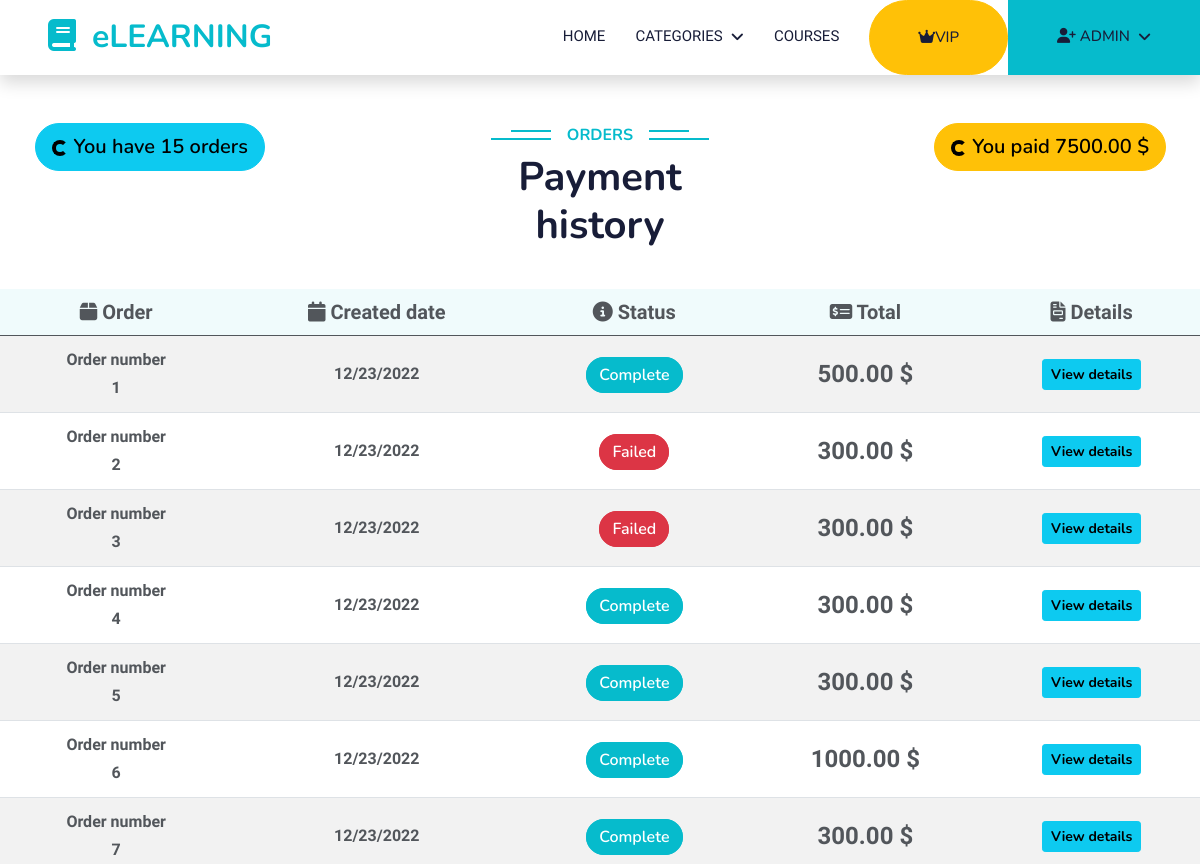
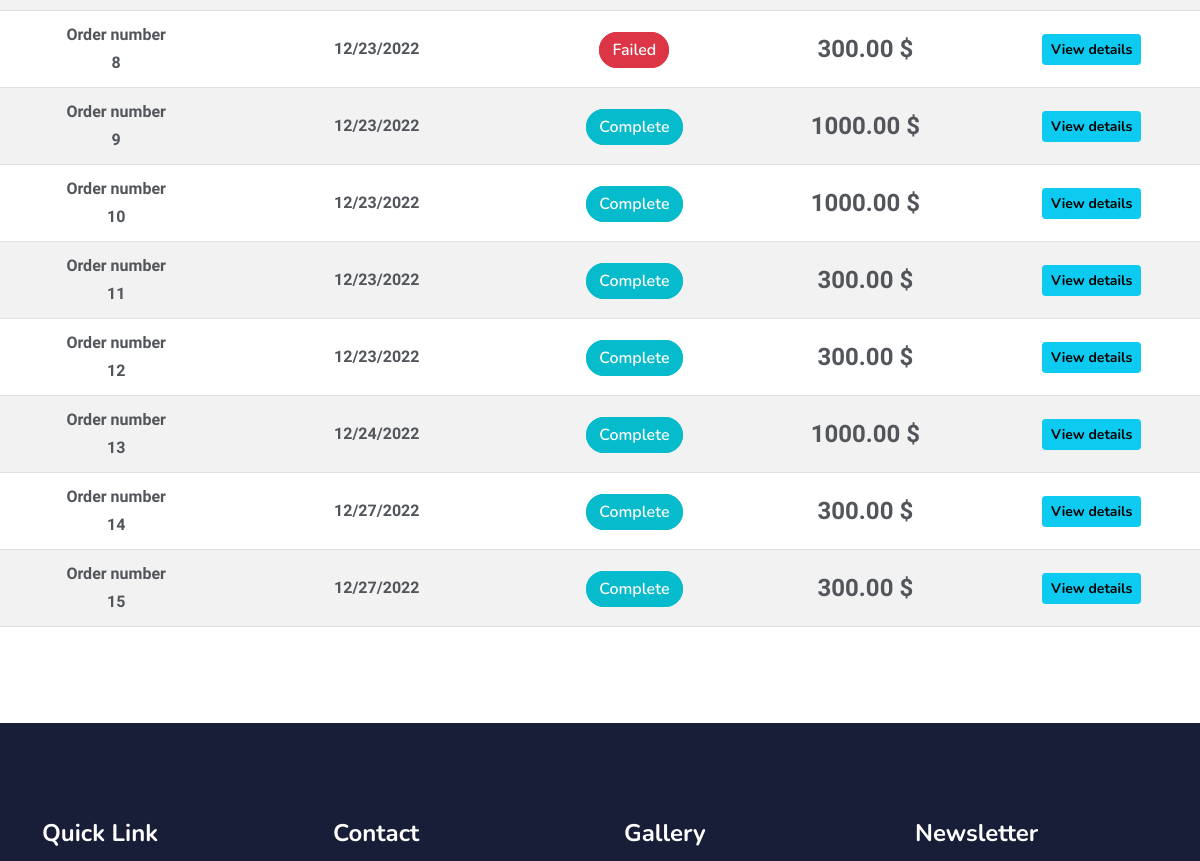
Before: /order/payment_history/ (signed in, upper part) with the older database file (2 pictures, top to bottom).
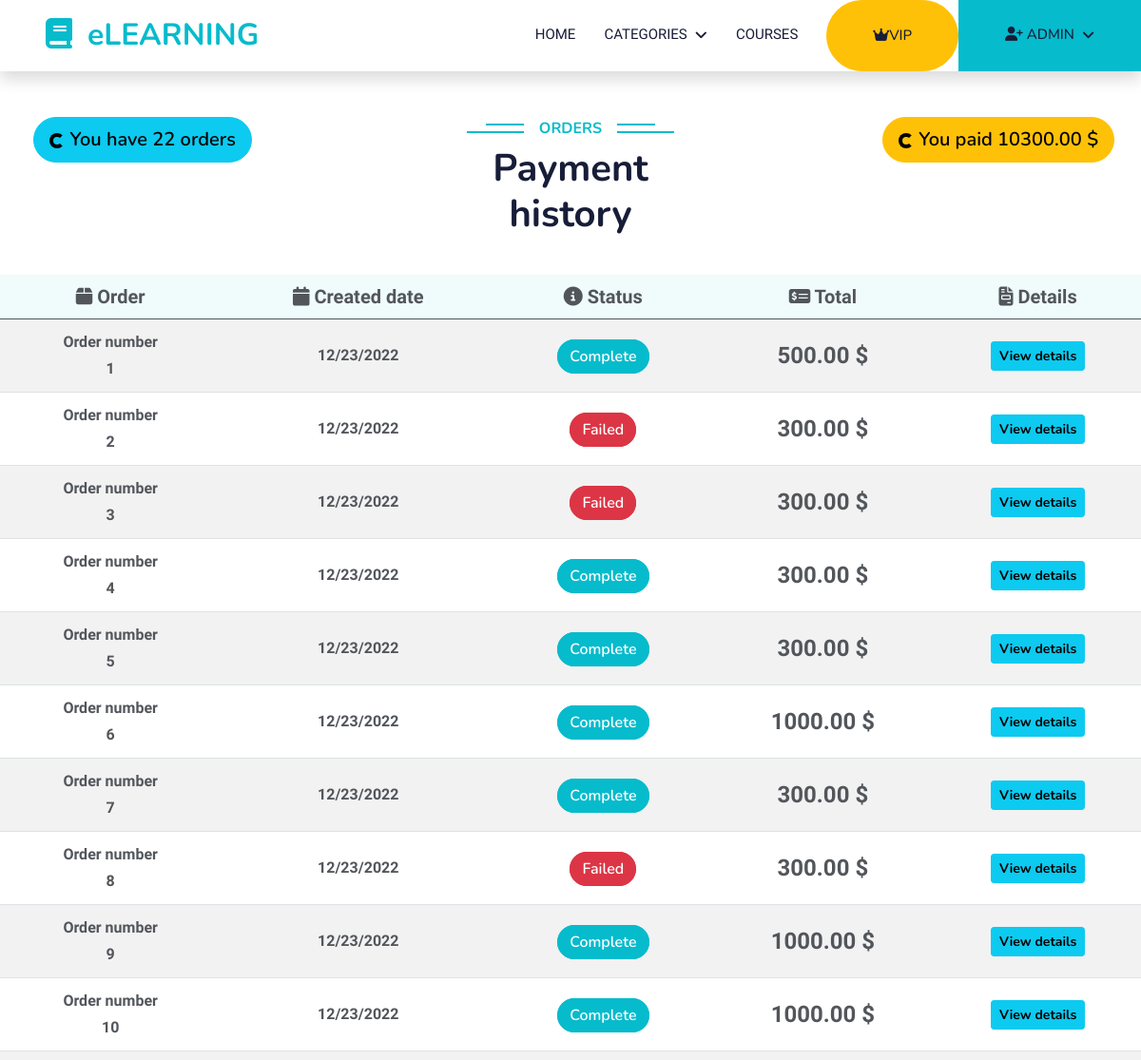
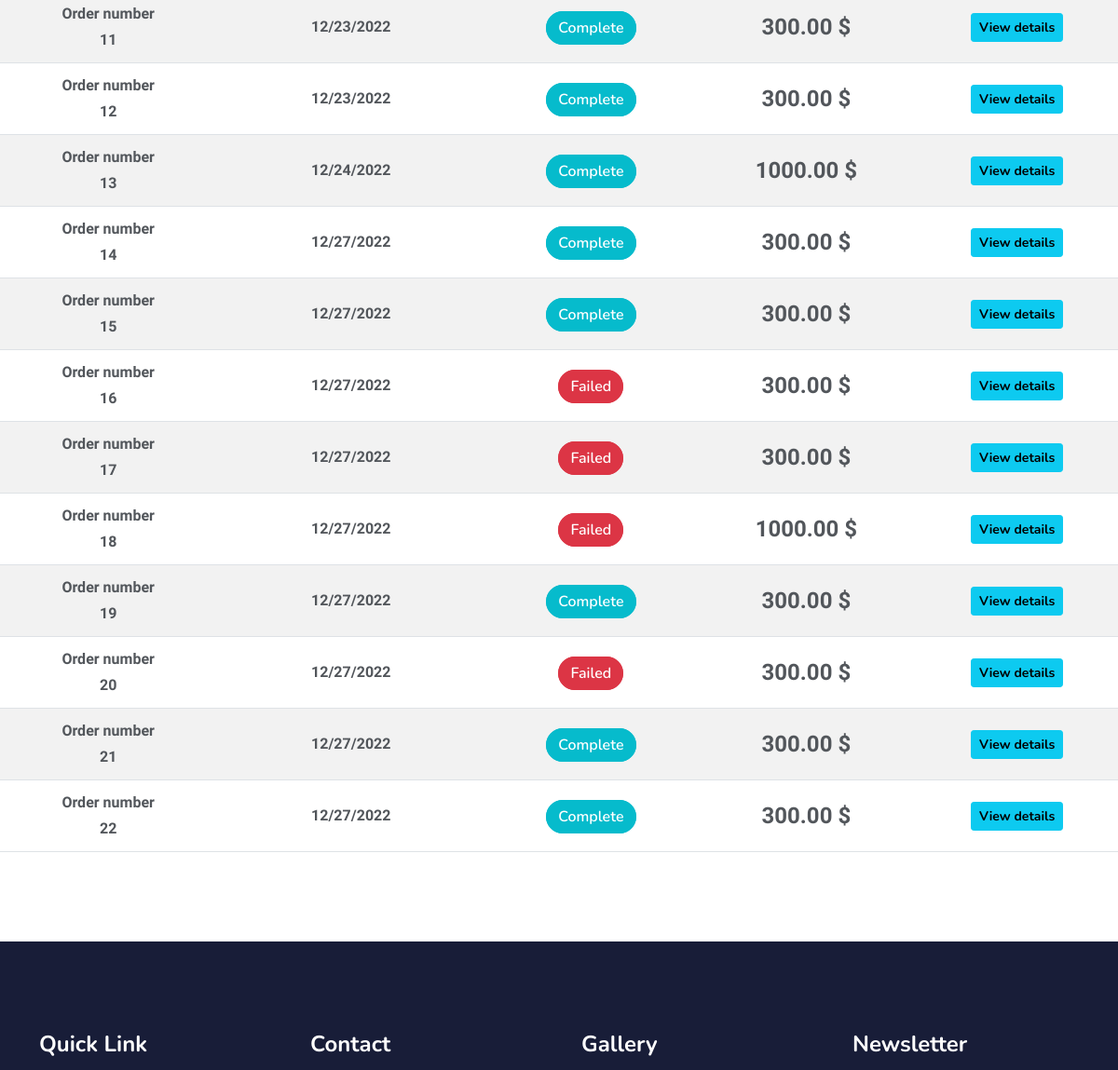
After: the same page with the newer database file (2 pictures, top to bottom).
### order/models.py (models this page shows, shortened)
class Order(models.Model):
    PAYMENT_STATUS_PENDING = 'P'
    PAYMENT_STATUS_COMPLETE = 'C'
    PAYMENT_STATUS_FAILED = 'F'
    PAYMENT_STATUS_CHOICES = [
        (PAYMENT_STATUS_PENDING, 'Pending'),
        (PAYMENT_STATUS_COMPLETE, 'Complete'),
        (PAYMENT_STATUS_FAILED, 'Failed')
    ]
    placed_at = models.DateTimeField(auto_now_add=True)
    total = models.DecimalField(max_digits=8, decimal_places=2,
                                validators=[MinValueValidator(0)], blank=True, null=True)
    payment_status = models.CharField(
        max_length=1, choices=PAYMENT_STATUS_CHOICES, default=PAYMENT_STATUS_PENDING)
    user = models.ForeignKey(Account, on_delete=models.CASCADE)
    def get_payment_status(self):
        return self.get_payment_status_display()
    def get_order_details(self):
        return self.orderdetail_set.all()

### order/views.py (the view)
# urls.py: path('payment_history/', views.payment_history, name='payment_history'),
@login_required
def payment_history(request, total_paid=0):
    orders = Order.objects.filter(user=request.user)
    for order in orders:
        total_paid += order.total
    context = {
        'orders': orders,
        'total_paid': total_paid
    }
    return render(request, 'order/payment_history.html', context=context)

### account/models.py (called while the page is built)
    def full_name(self):
        return self.first_name + " " + self.last_name

    def on_subscription(self):
        if self.subscription_expired and self.subscription_expired > datetime.date.today():
            return True
        else:
            return False

### course/context_processors.py (called while the page is built)
def menu_links(request):
    links = Category.objects.all()
    return dict(links=links)

### course/models.py (called while the page is built)
    def get_url(self):
        return reverse('course_by_category', args=[self.slug])

### templates/order/payment_history.html (shortened to what this page needs)
{% extends 'base.html' %} {% load static %} {% block content %}
<div class="container-fluid py-5">
  <div
    class="text-center wow fadeInUp row justify-content-between"
    data-wow-delay="0.1s"
  >
    <div class="col-md-3">
      <button class="btn btn-info btn-lg rounded-pill">
        <span class="spinner-border spinner-border-sm"></span>
        You have {{orders.count}} orders
      </button>
    </div>
    <div class="col-md-3">
      <h6 class="section-title bg-white text-center text-primary px-3">
        Orders
      </h6>
      <h1 class="mb-4">Payment history</h1>
    </div>
    <div class="col-md-3">
      <button class="btn btn-warning btn-lg rounded-pill">
        <span class="spinner-border spinner-border-sm"></span>
        You paid {{total_paid}} $
      </button>
    </div>
    <table
      class="table table-striped table-responsive align-middle mb-0 bg-white mt-3"
    >
      <thead class="bg-light text-center fs-5">
        <tr>
          <th><i class="fa-solid fa-box"></i> Order</th>
          <th><i class="fa-solid fa-calendar"></i> Created date</th>
          <th><i class="fa-solid fa-circle-info"></i> Status</th>
          <th><i class="fa-solid fa-money-check-dollar"></i> Total</th>
          <th><i class="fa-sharp fa-solid fa-file-invoice"></i> Details</th>
        </tr>
      </thead>
      <tbody class="text-center">
        {% for order in orders %}
        <tr>
          <td>
            <p class="fw-bold m-1">Order number</p>
            <p class="fw-bold m-1">{{forloop.counter}}</p>
          </td>
          <td>
            <p class="fw-semi-bold m-1 fw-5">
              {{order.placed_at|date:"SHORT_DATE_FORMAT"}}
            </p>
          </td>
          <td>
            <span
              class="btn {% if order.get_payment_status == 'Complete' %} btn-primary {% elif order.get_payment_status == 'Pending' %} btn-warning {% else %} btn-danger {% endif %} rounded-pill d-inline m-1"
              >{{order.get_payment_status}}</span
            >
          </td>
          <td class="fw-semi-bold fs-4">{{order.total}} $</td>
          <td>
            <button
              type="button"
              class="btn btn-info btn-rounded btn-sm fw-bold"
              data-mdb-ripple-color="dark"
              data-bs-toggle="modal"
              data-bs-target="#mymodal{{order.id}}"
            >
              View details
            </button>
          </td>
        </tr>
        {% endfor %}
      </tbody>
    </table>
  </div>
</div>
{% endblock content %}

Changed rows visible on the page:
added Order: placed_at "12/27/2022", get_payment_status "Failed", total "300.00"
added Order: placed_at "12/27/2022", get_payment_status "Failed", total "300.00"
added Order: placed_at "12/27/2022", get_payment_status "Failed", total "1000.00"
added Order: placed_at "12/27/2022", get_payment_status "Complete", total "300.00"
added Order: placed_at "12/27/2022", get_payment_status "Failed", total "300.00"
added Order: placed_at "12/27/2022", get_payment_status "Complete", total "300.00"
added Order: placed_at "12/27/2022", get_payment_status "Complete", total "300.00"
Other visible differences:
{{ orders.count }}: "15" → "22"
{{ total_paid }}: "7500.00" → "10300.00"
